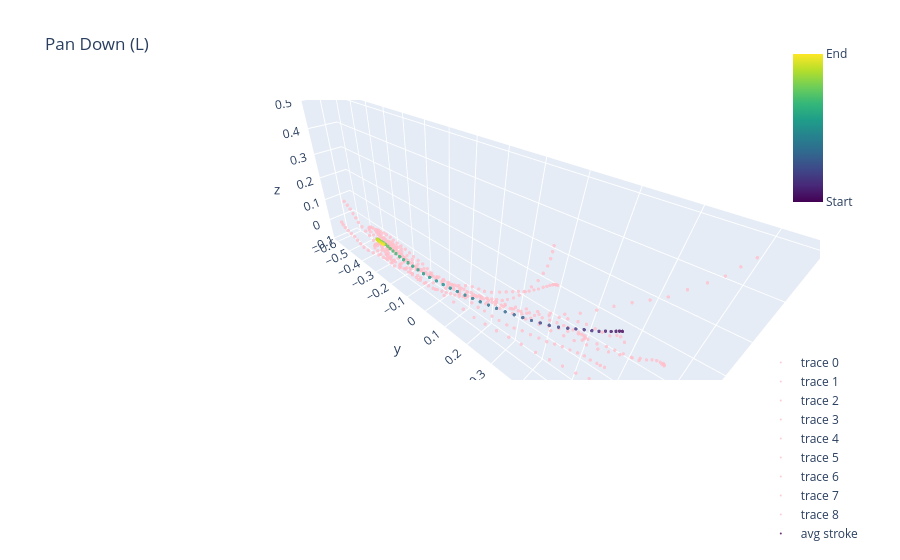

Notebook code for this chart:
### Code cell
'''PanDown 0, RotRightZ 9, ZoomOut 11'''
['PanDown', 'PanLeft', 'PanRight', 'PanUp', 'RotBackX', 'RotClockwiseY', 'RotCounterY', 'RotForwardX', 'RotLeftZ', 'RotRightZ', 'ZoomIn', 'ZoomOut']
gesture = "PanDown"
gesture_index = 0

gesture_name = gesture[0]
gesture_file_name = gesture[0]
for char in gesture[1:]:  # Start from the second character
    if char.isupper():
        gesture_name += " "  # Add a space before each uppercase letter
        gesture_file_name += "_"
    gesture_name += char
    gesture_file_name += char

all_strokes_L = []
all_strokes_R = []

fig_L, fig_R = go.Figure(), go.Figure()

for file_num, file_path in enumerate(gesture_dict[gesture][0]):
    df = pd.read_csv(file_path)
    remove_strokes(df, gesture_index, file_num)
    filtered_df_L = get_cleaned_df(df, 1, 'l')
    filtered_df_R = get_cleaned_df(df, 1, 'r')

    if (len(filtered_df_L) != 0):
        data_sample = [] # original data of the chosen sample; 21 lists
        for col in selected_columns:
            data_sample.append(filtered_df_L[col].tolist())

        # 3.2
        directional_data_sample = quaternion_to_direction(r_handed_data_sample=data_sample, selected_columns=selected_columns)
        # 3.3
        egocentric_data_sample = world_to_headspace(directional_data_sample=directional_data_sample, directional_data_names=directional_data_names)

        pts_from_3_3 = (list(zip(egocentric_data_sample[6], egocentric_data_sample[7], egocentric_data_sample[8])))
        directions_from_3_3 = (list(zip(egocentric_data_sample[9], egocentric_data_sample[10], egocentric_data_sample[11])))
        
        # Normalize stroke while preserving aspect
        norm_stroke = normalize_stroke_preserving_aspect(pts_from_3_3)

        # Smooth the stroke with b-spline interpolation & extract 50 points
        smoothed_stroke = extract_n_points(norm_stroke)

        # Translate stroke based on median at origin
        translated_coordinates = med_pt_to_origin(smoothed_stroke)

        all_strokes_L.append(translated_coordinates)
        
        # Plot stroke and direction
        plot_markers(fig_L, translated_coordinates, 'pink')
        
    if (len(filtered_df_R) != 0):
        data_sample = [] # original data of the chosen sample; 21 lists
        for col in selected_columns:
            data_sample.append(filtered_df_R[col].tolist())
        # 3.1
        #r_handed_data_sample = left_to_right_handed(data_sample=data_sample, selected_columns=selected_columns)
        # 3.2
        directional_data_sample = quaternion_to_direction(r_handed_data_sample=data_sample, selected_columns=selected_columns)
        # 3.3
        egocentric_data_sample = world_to_headspace(directional_data_sample=directional_data_sample, directional_data_names=directional_data_names)

        pts_from_3_3 = (list(zip(egocentric_data_sample[0], egocentric_data_sample[1], egocentric_data_sample[2])))
        directions_from_3_3 = (list(zip(egocentric_data_sample[3], egocentric_data_sample[4], egocentric_data_sample[5])))

        # Normalize stroke while preserving aspect
        norm_stroke = normalize_stroke_preserving_aspect(pts_from_3_3)

        # Smooth the stroke with b-spline interpolation & extract 50 points
        smoothed_stroke = extract_n_points(norm_stroke)

        # Translate stroke based on median at origin
        translated_coordinates = med_pt_to_origin(smoothed_stroke)

        all_strokes_R.append(translated_coordinates)
        
        # Plot stroke and direction
        plot_markers(fig_R, translated_coordinates, 'orange')
        
avg_stroke_L = get_avg_stroke(all_strokes_L)
avg_stroke_R = get_avg_stroke(all_strokes_R)

plot_avg(fig_L, avg_stroke_L)
plot_avg(fig_R, avg_stroke_R)


fig_L.update_layout(
    title=gesture_name + " (L)",
    scene=dict(
        xaxis=dict(dtick=0.1),  # Adjust range and tick spacing for x-axis
        yaxis=dict(dtick=0.1),  # Adjust range and tick spacing for y-axis
        zaxis=dict(dtick=0.1),  # Adjust range and tick spacing for z-axis (if needed),
        aspectmode='data'
    ),
    legend=dict(
        x=.92,
        y=-.6
    ),
)    
fig_R.update_layout(
    title=gesture_name + " (R)",
    scene=dict(
        xaxis=dict(dtick=0.1),  # Adjust range and tick spacing for x-axis
        yaxis=dict(dtick=0.1),  # Adjust range and tick spacing for y-axis
        zaxis=dict(dtick=0.1),  # Adjust range and tick spacing for z-axis (if needed),
        aspectmode='data'
    ),
    legend=dict(
        x=.92,
        y=-.6
    ),
)   

fig_L.show()
fig_R.show()

# Output to html
base_path = "C:\\Users\\katie\\Documents\\cpsc\\VRelax\\gestureInterface\\AvgStrokeTemplates\\Method2\\"
left_path = base_path + f"{gesture_file_name}_L.html"
right_path = base_path + f"{gesture_file_name}_R.html"
if not os.path.exists(left_path):
    pio.write_html(fig_L, file=left_path, auto_open=False)
if not os.path.exists(right_path):
    pio.write_html(fig_R, file=right_path, auto_open=False)
